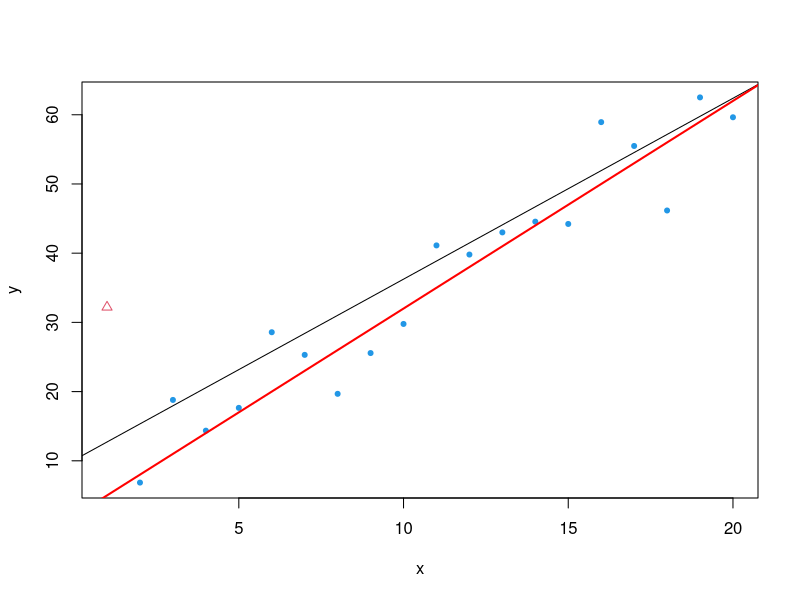
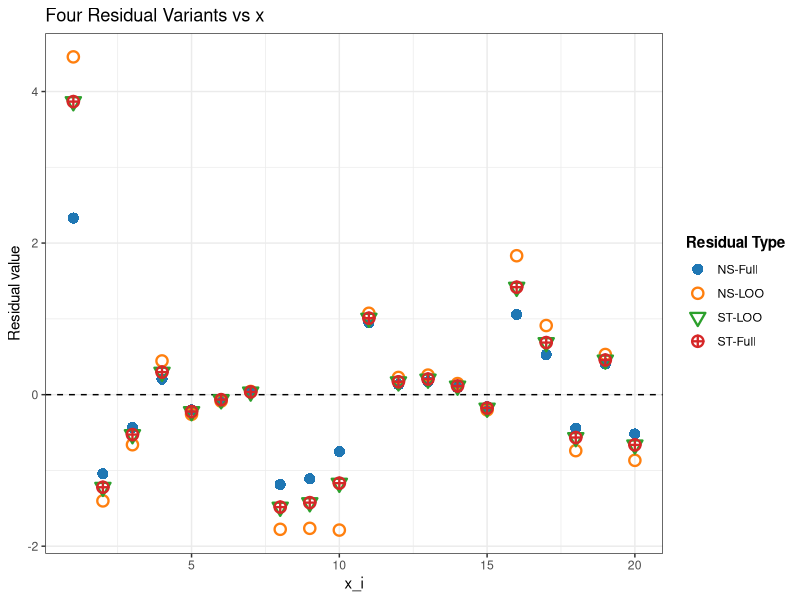

Recreate these plots in R, in order.
## ---- chunk 1
#| message: false
#| warning: false
# Load libraries
library(dplyr)
library(knitr)

# -------------------------------
# 1) Data and full-model fit
# -------------------------------
set.seed(123)
n <- 20
x <- 1:n
y <- 2 + 3 * x + rnorm(n, mean = 0, sd = 5)
y[1] <- y[1] + 30  
#y[11] <- y[11] - 30 
o.index <- c(1)
flag.outlier <- rep(20, n)
flag.outlier[o.index] <- 2
full_data  <- data.frame(x = x, replicate(5, rnorm (n)), y = y)

plot(y~x, data=full_data, pch= flag.outlier, col=flag.outlier)
fit <- lm(y~., data=full_data)
abline (fit)
abline (a=2, b=3, col="red", lwd=2)

## ---- chunk 2
#| label: plaintext
#| echo: true
#| message: false
#| warning: false

library(kableExtra)

full_model <- lm(y ~ ., data = full_data)
p <- length(coef(full_model))
leverage   <- hatvalues(full_model)
e_full     <- resid(full_model)
sigma_hat_val  <- summary(full_model)$sigma

rss_full <- sum(e_full^2)
df_loo <- n - p - 1
sigma_minus_i_shortcut <- sqrt((rss_full - (e_full^2 / (1 - leverage))) / df_loo)

# -------------------------------
# 2) LOOCV quantities (refit n times)
# -------------------------------
e_del_val <- numeric(n)
sigma_minus_i_val <- numeric(n)

for (i in 1:n) {
  loocv_model <- lm(y ~ ., data = full_data[-i, ])
  yhat_minus  <- predict(loocv_model, newdata = full_data[i, , drop = FALSE])
  e_del_val[i]    <- full_data$y[i] - yhat_minus
  sigma_minus_i_val[i] <- summary(loocv_model)$sigma
}

# -------------------------------
# 3) Assemble and round results
# -------------------------------
residuals_df <- data.frame(
  x = full_data$x,
  h = as.numeric(leverage),
  e_i = as.numeric(e_full),
  sigma_hat = as.numeric(sigma_hat_val),
  e_i_minus_i = as.numeric(e_del_val),
  e_i_minus_i_2 = e_full/(1-leverage),
  sigma_minus_i = as.numeric(sigma_minus_i_val),
  sigma_minus_i_shortcut = as.numeric(sigma_minus_i_shortcut),
  `NS-Full` = e_full / sigma_hat_val,
  `NS-LOO` = e_del_val / sigma_minus_i_val,
  `ST-LOO` = e_del_val / (sigma_minus_i_val / sqrt(1 - leverage)),
  `ST-Full` = rstudent(full_model)
) %>%
  mutate(across(where(is.numeric), ~ round(.x, 3)))


# 4) Create simple display names
display_names <- c("$x_i$", "$h_i$", "$e_i$", "$\\hat{\\sigma}$", 
                   "$e_{i,-i}$", "$\\hat{e}_{i,-i}$",
                   "$\\hat{\\sigma}_{-i}$", "$\\tilde{\\sigma}_{-i}$", 
                   "NS-Full", "NS-LOO", "ST-LOO", "ST-Full")

# 5) Display the table
# Conditional check for output format
if (knitr::is_html_output()) {
  # --- Code for HTML Output (using kableExtra) ---
  knitr::kable(
    residuals_df,
    caption = "Residual variants",
    col.names = display_names,
    align = "r",
    #format="html",
    escape = FALSE # Allows LaTeX and <br/> to render
  ) 
} else {
  # --- Code for PDF/Other Output (using kableExtra) ---
  knitr::kable(
    residuals_df,
    caption = "Residual variants.",
    col.names = display_names,
    align = "r",
    format = "latex",
    booktabs = TRUE,
    escape = FALSE # Allows LaTeX and \\ to render
  ) %>%
    kable_styling(
      latex_options = "scale_down"
    )
}
## ---- chunk 3
#| label: plot-four-residuals-new-names
#| echo: true
#| message: false
#| warning: false
#| fig-cap: "Four residual variants plotted against the predictor variable x."

# Load libraries
library(dplyr)
library(tidyr)
library(ggplot2)
library(knitr)


# -------------------------------
# 3) Plotting Code with Updated Names
# -------------------------------

# Prepare data for plotting
plot_df <- residuals_df %>%
  # Use the new, simple column names (R converts '-' to '.')
  select(
    x,
    NS.Full,
    NS.LOO,
    ST.LOO,
    ST.Full
  ) %>%
  pivot_longer(
    cols = -x,
    names_to = "residual_type",
    values_to = "residual_value"
  )

# Update the names in the mapping vectors
shape_map <- c(
  NS.Full = 16,  # solid circle
  NS.LOO  = 1,   # hollow circle
  ST.LOO  = 6,   # asterisk
  ST.Full = 10    # asterisk
)

labels_map <- c(
  NS.Full = "NS-Full",
  NS.LOO  = "NS-LOO",
  ST.LOO  = "ST-LOO",
  ST.Full = "ST-Full"
)

color_map <- c(
  NS.Full = "#1f77b4",  # blue
  NS.LOO  = "#ff7f0e", # orange
  ST.LOO  = "#2ca02c",  # green
  ST.Full = "#d62728"   # red
)

# Generate the plot
ggplot(
  plot_df,
  aes(x = x, y = residual_value,
      shape = residual_type, color = residual_type, group = residual_type)
) +
  geom_hline(yintercept = 0, linetype = "dashed") +
  geom_point(size = 3, stroke = 1.2) + # Increased stroke for visibility
  scale_shape_manual(
    values = shape_map,
    breaks = names(labels_map),
    labels = unname(labels_map),
    name = "Residual Type"
  ) +
  scale_color_manual(
    values = color_map,
    breaks = names(labels_map),
    labels = unname(labels_map),
    name = "Residual Type"
  ) +
  labs(
    title = "Four Residual Variants vs x",
    x = "x_i",
    y = "Residual value"
  ) +
  theme_bw() +
  theme(
    legend.position = "right",
    legend.title = element_text(face = "bold")
  )
